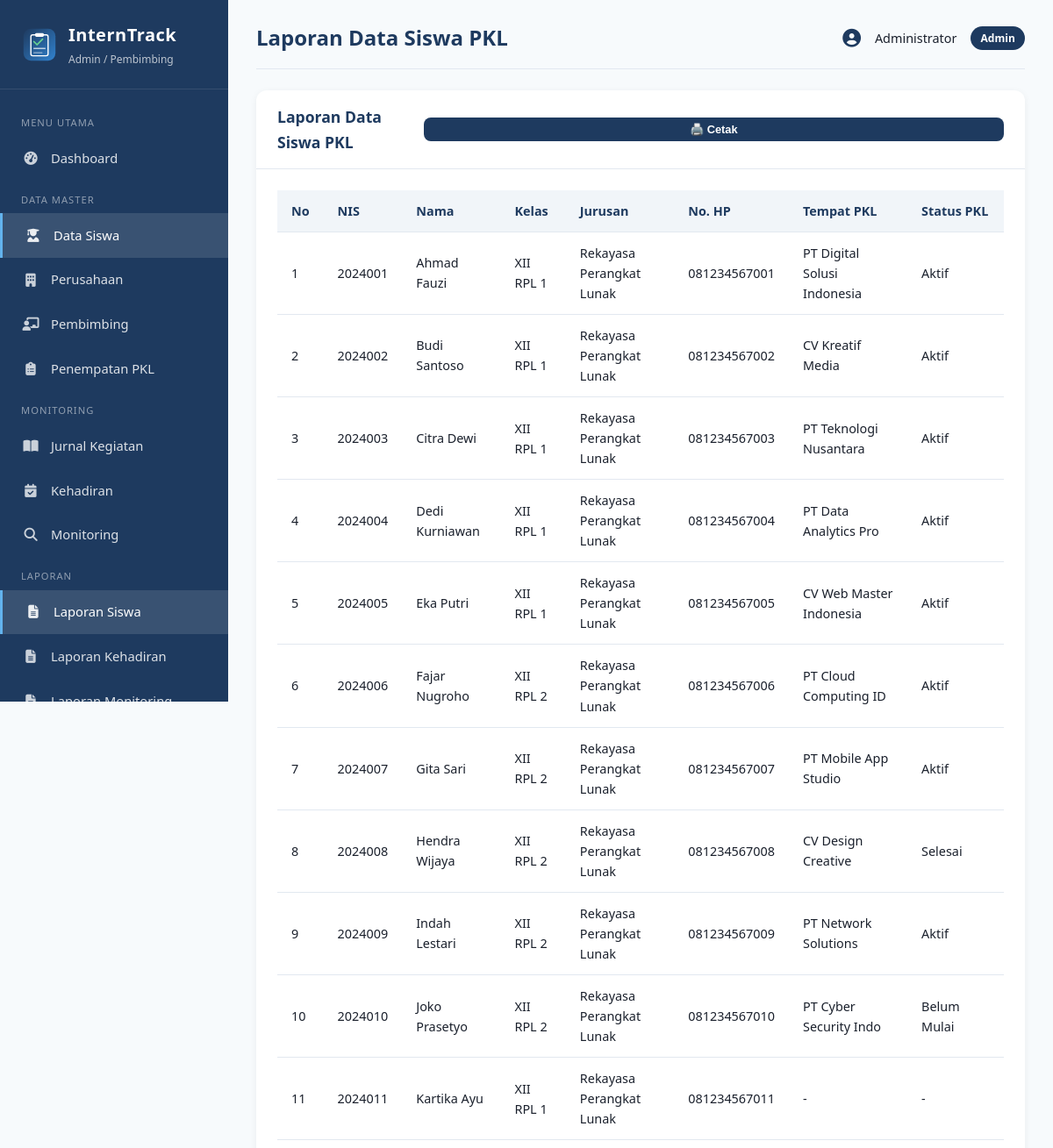
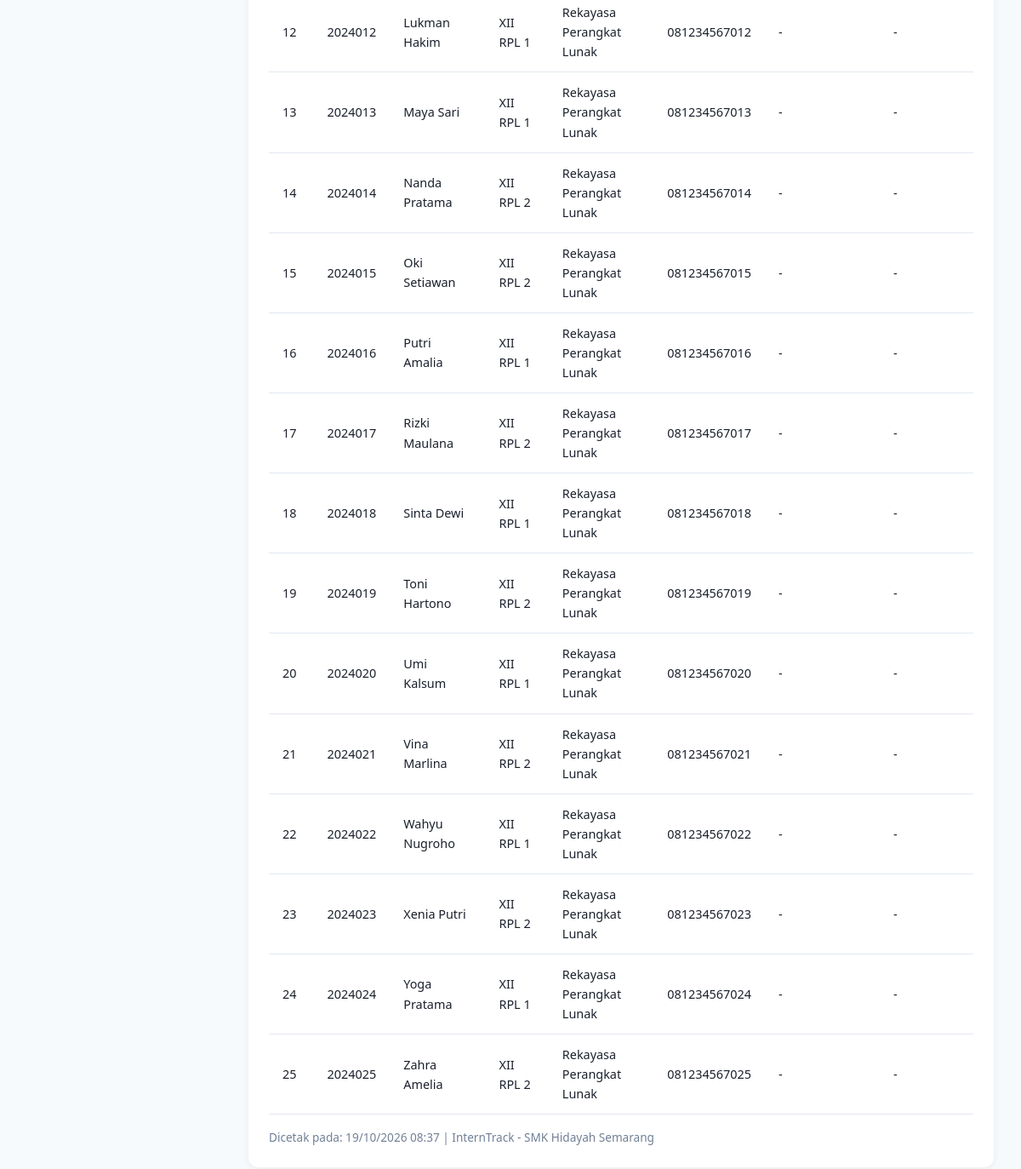
The page /laporan/siswa.php (signed in) on the database its author committed (2 pictures, top to bottom).
### tables this page shows
CREATE TABLE penempatan (
    id INT AUTO_INCREMENT PRIMARY KEY,
    siswa_id INT NOT NULL,
    perusahaan_id INT NOT NULL,
    pembimbing_id INT NOT NULL,
    tanggal_mulai DATE NOT NULL,
    tanggal_selesai DATE NOT NULL,
    status ENUM('Belum Mulai','Aktif','Selesai') NOT NULL DEFAULT 'Belum Mulai',
    created_at TIMESTAMP DEFAULT CURRENT_TIMESTAMP,
    FOREIGN KEY (siswa_id) REFERENCES siswa(id) ON DELETE CASCADE,
    FOREIGN KEY (perusahaan_id) REFERENCES perusahaan(id) ON DELETE CASCADE,
    FOREIGN KEY (pembimbing_id) REFERENCES pembimbing(id) ON DELETE CASCADE
);

CREATE TABLE siswa (
    id INT AUTO_INCREMENT PRIMARY KEY,
    user_id INT NULL,
    nis VARCHAR(20) NOT NULL UNIQUE,
    nama VARCHAR(100) NOT NULL,
    kelas VARCHAR(20) NOT NULL,
    jurusan VARCHAR(50) NOT NULL,
    no_hp VARCHAR(15),
    alamat TEXT,
    created_at TIMESTAMP DEFAULT CURRENT_TIMESTAMP,
    FOREIGN KEY (user_id) REFERENCES users(id) ON DELETE SET NULL
);

CREATE TABLE perusahaan (
    id INT AUTO_INCREMENT PRIMARY KEY,
    nama_perusahaan VARCHAR(150) NOT NULL,
    alamat TEXT NOT NULL,
    bidang VARCHAR(100) NOT NULL,
    kontak VARCHAR(50),
    email VARCHAR(100),
    created_at TIMESTAMP DEFAULT CURRENT_TIMESTAMP
);

### includes/functions.php (called while the page is built, shortened)
<?php
function e($str) {
    return htmlspecialchars($str ?? '', ENT_QUOTES, 'UTF-8');
}
?>

### laporan/siswa.php (the view, shortened to what this page needs)
<?php
require_once __DIR__ . '/../includes/header_admin.php';
?>
<div class="card">
    <div class="card-header">
        <h3>Laporan Data Siswa PKL</h3>
        <button onclick="window.print()" class="btn btn-sm btn-primary">🖨️ Cetak</button>
    </div>
    <div class="card-body table-responsive">
        <table>
            <thead>
                <tr>
                    <th>No</th>
                    <th>NIS</th>
                    <th>Nama</th>
                    <th>Kelas</th>
                    <th>Jurusan</th>
                    <th>No. HP</th>
                    <th>Tempat PKL</th>
                    <th>Status PKL</th>
                </tr>
            </thead>
            <tbody>
            <?php
            $res = $conn->query("
                SELECT s.*, pr.nama_perusahaan, p.status
                FROM siswa s
                LEFT JOIN penempatan p ON s.id = p.siswa_id
                LEFT JOIN perusahaan pr ON p.perusahaan_id = pr.id
                ORDER BY s.nama
            ");
            $no = 1;
            while ($r = $res->fetch_assoc()):
            ?>
                <tr>
                    <td><?= $no++ ?></td>
                    <td><?= e($r['nis']) ?></td>
                    <td><?= e($r['nama']) ?></td>
                    <td><?= e($r['kelas']) ?></td>
                    <td><?= e($r['jurusan']) ?></td>
                    <td><?= e($r['no_hp']) ?></td>
                    <td><?= e($r['nama_perusahaan'] ?: '-') ?></td>
                    <td><?= e($r['status'] ?: '-') ?></td>
                </tr>
            <?php endwhile; ?>
            </tbody>
        </table>
        <p style="margin-top:1rem;font-size:0.85rem;color:#718096">
            Dicetak pada: <?= date('d/m/Y H:i') ?> | InternTrack - SMK Hidayah Semarang
        </p>
    </div>
</div>
<?php require_once __DIR__ . '/../includes/footer.php'; ?>

### assets/css/style.css (style rules this page uses)
:root { --primary: #1e3a5f; --primary-light: #2c5282; --accent: #3182ce; --success: #38a169; --warning: #d69e2e; --danger: #e53e3e; --info: #3182ce; --bg: #f7fafc; --card: #ffffff; --text: #1a202c; --text-muted: #718096; --border: #e2e8f0; --sidebar-width: 260px; }
* { margin: 0; padding: 0; box-sizing: border-box; }
body { font-family: 'Segoe UI', Tahoma, Geneva, Verdana, sans-serif; background: var(--bg); color: var(--text); line-height: 1.6; }
.btn { display: inline-block; padding: 0.7rem 1.5rem; border: none; border-radius: 8px; font-size: 0.95rem; font-weight: 600; cursor: pointer; transition: all 0.2s; }
.btn-primary { background: var(--primary); color: white; width: 100%; }
.btn-sm { padding: 0.35rem 0.75rem; font-size: 0.8rem; }
.card { background: var(--card); border-radius: 12px; box-shadow: 0 2px 8px rgba(0,0,0,0.06); margin-bottom: 1.5rem; }
.card-header { padding: 1rem 1.5rem; border-bottom: 1px solid var(--border); display: flex; justify-content: space-between; align-items: center; }
.card-header h3 { font-size: 1.1rem; color: var(--primary); }
.card-body { padding: 1.5rem; }
.table-responsive { overflow-x: auto; }
table { width: 100%; border-collapse: collapse; }
table th, table td { padding: 0.75rem 1rem; text-align: left; border-bottom: 1px solid var(--border); font-size: 0.9rem; }
table th { background: #f1f5f9; font-weight: 600; color: var(--primary); white-space: nowrap; }

### rows shown on the page
penempatan: siswa.nis "2024001", siswa.nama "Ahmad Fauzi", siswa.kelas "XII RPL 1", siswa.jurusan "Rekayasa Perangkat Lunak", siswa.no_hp "081234567001", perusahaan.nama_perusahaan "PT Digital Solusi Indonesia", status "Aktif"
penempatan: siswa.nis "2024002", siswa.nama "Budi Santoso", siswa.kelas "XII RPL 1", siswa.jurusan "Rekayasa Perangkat Lunak", siswa.no_hp "081234567002", perusahaan.nama_perusahaan "CV Kreatif Media", status "Aktif"
penempatan: siswa.nis "2024003", siswa.nama "Citra Dewi", siswa.kelas "XII RPL 1", siswa.jurusan "Rekayasa Perangkat Lunak", siswa.no_hp "081234567003", perusahaan.nama_perusahaan "PT Teknologi Nusantara", status "Aktif"
penempatan: siswa.nis "2024004", siswa.nama "Dedi Kurniawan", siswa.kelas "XII RPL 1", siswa.jurusan "Rekayasa Perangkat Lunak", siswa.no_hp "081234567004", perusahaan.nama_perusahaan "PT Data Analytics Pro", status "Aktif"
penempatan: siswa.nis "2024005", siswa.nama "Eka Putri", siswa.kelas "XII RPL 1", siswa.jurusan "Rekayasa Perangkat Lunak", siswa.no_hp "081234567005", perusahaan.nama_perusahaan "CV Web Master Indonesia", status "Aktif"
penempatan: siswa.nis "2024006", siswa.nama "Fajar Nugroho", siswa.kelas "XII RPL 2", siswa.jurusan "Rekayasa Perangkat Lunak", siswa.no_hp "081234567006", perusahaan.nama_perusahaan "PT Cloud Computing ID", status "Aktif"
penempatan: siswa.nis "2024007", siswa.nama "Gita Sari", siswa.kelas "XII RPL 2", siswa.jurusan "Rekayasa Perangkat Lunak", siswa.no_hp "081234567007", perusahaan.nama_perusahaan "PT Mobile App Studio", status "Aktif"
penempatan: siswa.nis "2024008", siswa.nama "Hendra Wijaya", siswa.kelas "XII RPL 2", siswa.jurusan "Rekayasa Perangkat Lunak", siswa.no_hp "081234567008", perusahaan.nama_perusahaan "CV Design Creative", status "Selesai"
penempatan: siswa.nis "2024009", siswa.nama "Indah Lestari", siswa.kelas "XII RPL 2", siswa.jurusan "Rekayasa Perangkat Lunak", siswa.no_hp "081234567009", perusahaan.nama_perusahaan "PT Network Solutions", status "Aktif"
penempatan: siswa.nis "2024010", siswa.nama "Joko Prasetyo", siswa.kelas "XII RPL 2", siswa.jurusan "Rekayasa Perangkat Lunak", siswa.no_hp "081234567010", perusahaan.nama_perusahaan "PT Cyber Security Indo", status "Belum Mulai"
siswa: nis "2024011", nama "Kartika Ayu", kelas "XII RPL 1", jurusan "Rekayasa Perangkat Lunak", no_hp "081234567011", nama_perusahaan "-", status "-"
siswa: nis "2024012", nama "Lukman Hakim", kelas "XII RPL 1", jurusan "Rekayasa Perangkat Lunak", no_hp "081234567012", nama_perusahaan "-", status "-"
siswa: nis "2024013", nama "Maya Sari", kelas "XII RPL 1", jurusan "Rekayasa Perangkat Lunak", no_hp "081234567013", nama_perusahaan "-", status "-"
siswa: nis "2024014", nama "Nanda Pratama", kelas "XII RPL 2", jurusan "Rekayasa Perangkat Lunak", no_hp "081234567014", nama_perusahaan "-", status "-"
siswa: nis "2024015", nama "Oki Setiawan", kelas "XII RPL 2", jurusan "Rekayasa Perangkat Lunak", no_hp "081234567015", nama_perusahaan "-", status "-"
siswa: nis "2024016", nama "Putri Amalia", kelas "XII RPL 1", jurusan "Rekayasa Perangkat Lunak", no_hp "081234567016", nama_perusahaan "-", status "-"
siswa: nis "2024017", nama "Rizki Maulana", kelas "XII RPL 2", jurusan "Rekayasa Perangkat Lunak", no_hp "081234567017", nama_perusahaan "-", status "-"
siswa: nis "2024018", nama "Sinta Dewi", kelas "XII RPL 1", jurusan "Rekayasa Perangkat Lunak", no_hp "081234567018", nama_perusahaan "-", status "-"
siswa: nis "2024019", nama "Toni Hartono", kelas "XII RPL 2", jurusan "Rekayasa Perangkat Lunak", no_hp "081234567019", nama_perusahaan "-", status "-"
siswa: nis "2024020", nama "Umi Kalsum", kelas "XII RPL 1", jurusan "Rekayasa Perangkat Lunak", no_hp "081234567020", nama_perusahaan "-", status "-"
siswa: nis "2024021", nama "Vina Marlina", kelas "XII RPL 2", jurusan "Rekayasa Perangkat Lunak", no_hp "081234567021", nama_perusahaan "-", status "-"
siswa: nis "2024022", nama "Wahyu Nugroho", kelas "XII RPL 1", jurusan "Rekayasa Perangkat Lunak", no_hp "081234567022", nama_perusahaan "-", status "-"
siswa: nis "2024023", nama "Xenia Putri", kelas "XII RPL 2", jurusan "Rekayasa Perangkat Lunak", no_hp "081234567023", nama_perusahaan "-", status "-"
siswa: nis "2024024", nama "Yoga Pratama", kelas "XII RPL 1", jurusan "Rekayasa Perangkat Lunak", no_hp "081234567024", nama_perusahaan "-", status "-"
siswa: nis "2024025", nama "Zahra Amelia", kelas "XII RPL 2", jurusan "Rekayasa Perangkat Lunak", no_hp "081234567025", nama_perusahaan "-", status "-"

### other values the page prints
$page_title "Laporan Data Siswa PKL"
$_SESSION['nama'] "Administrator"
